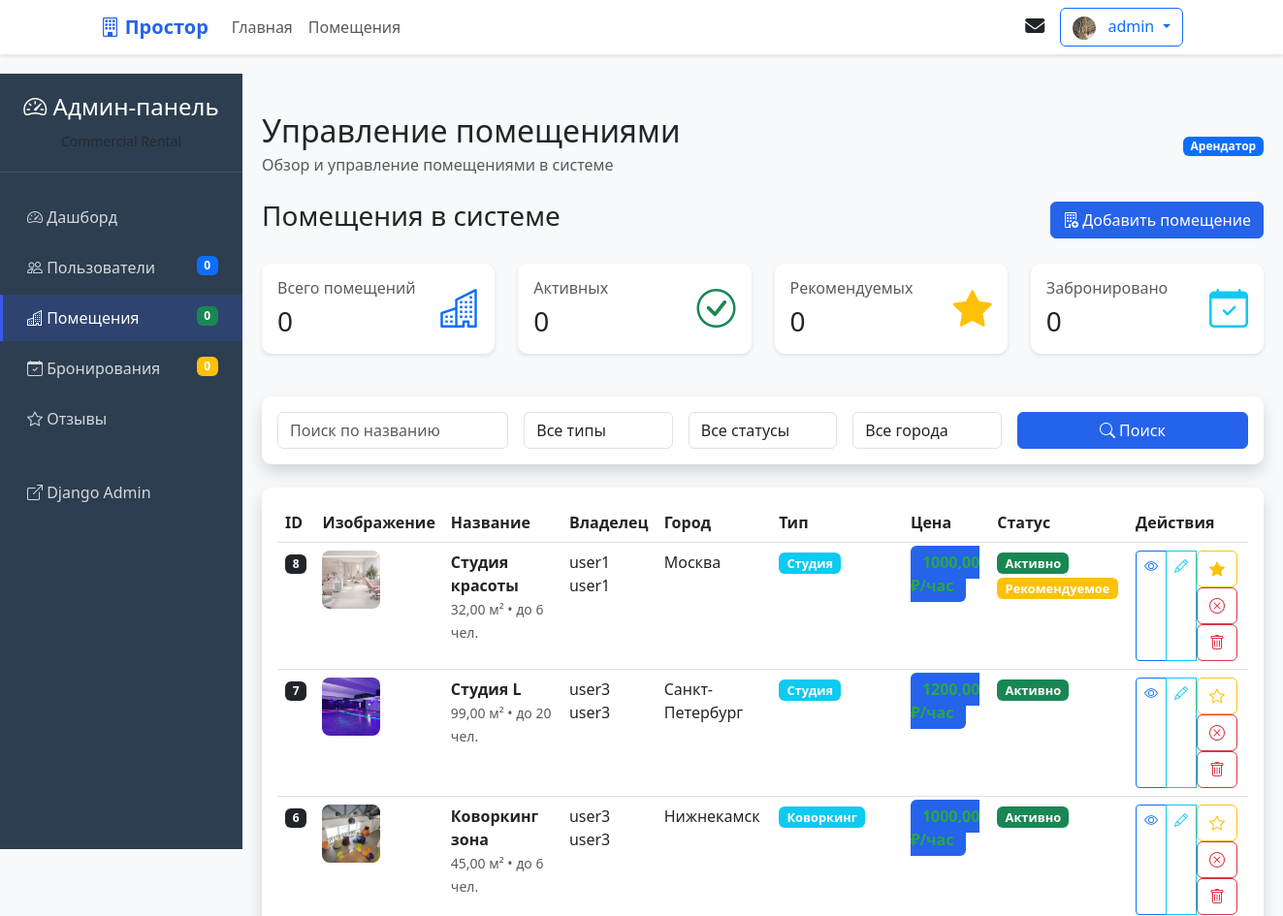
Page /admin-panel/properties/ (signed in, upper part) on the earlier database version.
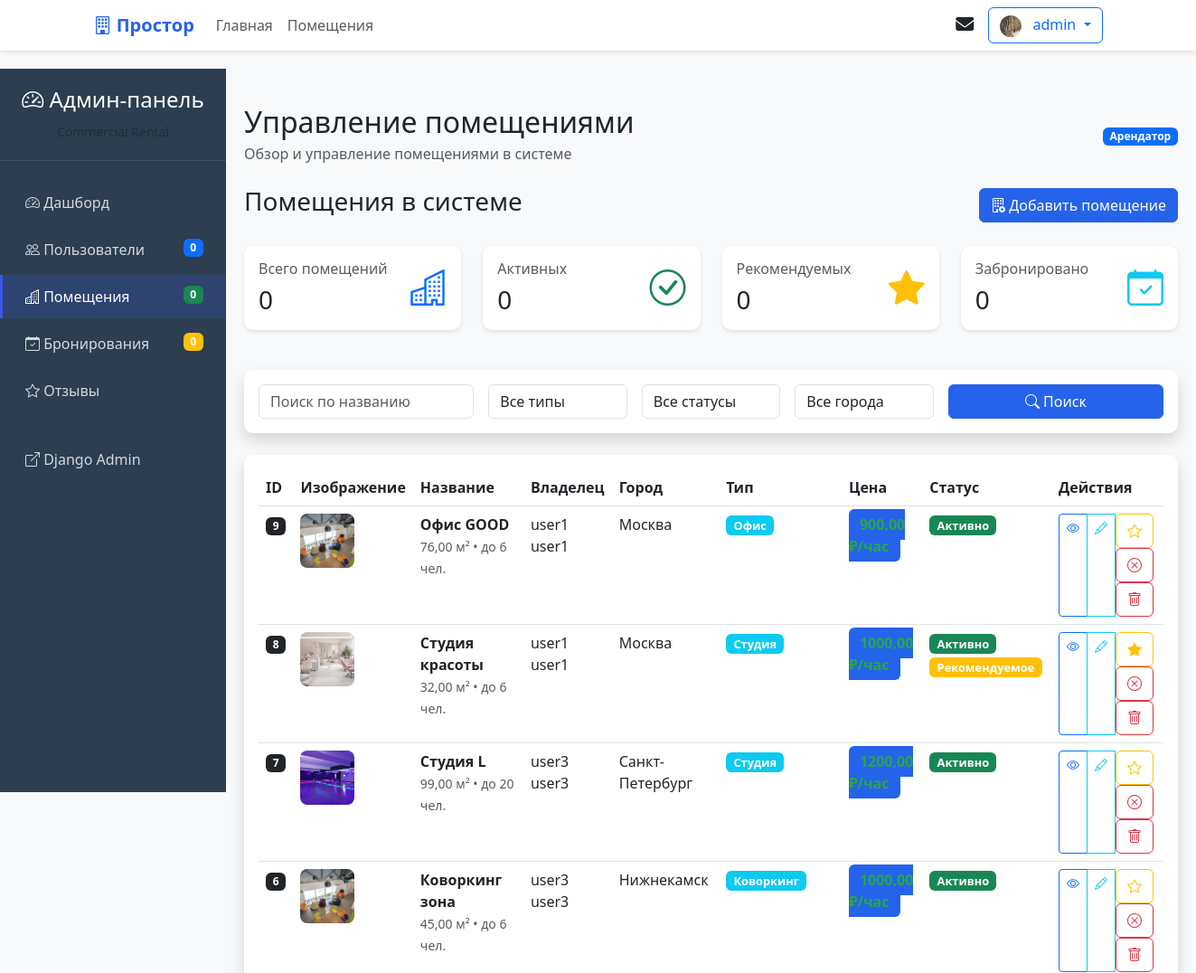
Same page on the later database version.
### core/models.py (models this page shows, shortened)
class Property(models.Model):
    PROPERTY_TYPE_CHOICES = [
        ('office', 'Офис'),
        ('conference', 'Конференц-зал'),
        ('coworking', 'Коворкинг'),
        ('shop', 'Торговая площадь'),
        ('warehouse', 'Склад'),
        ('studio', 'Студия'),
        ('other', 'Другое'),
    ]
    STATUS_CHOICES = [
        ('draft', 'Черновик'),
        ('pending', 'На модерации'),
        ('active', 'Активно'),
        ('inactive', 'Неактивно'),
    ]
    landlord = models.ForeignKey(
        User,
        on_delete=models.CASCADE,
        related_name='properties',
        verbose_name='Владелец'
    )
    title = models.CharField(
        max_length=200,
        verbose_name='Название'
    )
    slug = models.SlugField(
        unique=True,
        verbose_name='Slug'
    )
    description = models.TextField(
        verbose_name='Описание'
    )
    property_type = models.CharField(
        max_length=20,
        choices=PROPERTY_TYPE_CHOICES,
        default='office',
        verbose_name='Тип помещения'
    )
    category = models.ForeignKey(
        Category,
        on_delete=models.SET_NULL,
        null=True,
        blank=True,
        related_name='properties',
        verbose_name='Категория'
    )
    city = models.CharField(
        max_length=100,
        default='Москва',
        verbose_name='Город'
    )
    address = models.CharField(
        max_length=200,
        default='Не указан',
        verbose_name='Адрес'
    )
    latitude = models.FloatField(
        null=True,
        blank=True,
        verbose_name='Широта'
    )
    longitude = models.FloatField(
        null=True,
        blank=True,
        verbose_name='Долгота'
    )
    price_per_hour = models.DecimalField(
        max_digits=10,
        decimal_places=2,
        default=1000.00,
        verbose_name='Цена за час'
    )
    price_per_day = models.DecimalField(
        max_digits=10,
        decimal_places=2,
        null=True,
        blank=True,
        verbose_name='Цена за день'
    )
    price_per_week = models.DecimalField(
        max_digits=10,
        decimal_places=2,
        null=True,
        blank=True,
        verbose_name='Цена за неделю'
    )
    price_per_month = models.DecimalField(
        max_digits=10,
        decimal_places=2,
        null=True,
        blank=True,
        verbose_name='Цена за месяц'
    )
    capacity = models.PositiveIntegerField(
        default=1,
        verbose_name='Вместимость'
    )
    area = models.DecimalField(
        max_digits=8,
        decimal_places=2,
        default=10.00,
        verbose_name='Площадь (м²)'
    )
    floor = models.IntegerField(
        null=True,
        blank=True,
        verbose_name='Этаж'
    )
    amenities = models.ManyToManyField(
        Amenity,
        blank=True,
        related_name='properties',
        verbose_name='Удобства'
    )
    is_featured = models.BooleanField(
        default=False,
        verbose_name='Рекомендуемое'
    )
    status = models.CharField(
        max_length=20,
        choices=STATUS_CHOICES,
        default='draft',
        verbose_name='Статус'
    )
    views_count = models.PositiveIntegerField(
        default=0,
        verbose_name='Количество просмотров'
    )
    created_at = models.DateTimeField(
        auto_now_add=True,
        verbose_name='Дата создания'
    )
    updated_at = models.DateTimeField(
        auto_now=True,
        verbose_name='Дата обновления'
    )
    class Meta:
        verbose_name = 'Помещение'
        verbose_name_plural = 'Помещения'
        ordering = ['-created_at']

class PropertyImage(models.Model):
    property = models.ForeignKey(
        Property,
        on_delete=models.CASCADE,
        related_name='images',
        verbose_name='Помещение'
    )
    image = models.ImageField(
        upload_to='properties/',
        verbose_name='Изображение'
    )
    is_main = models.BooleanField(
        default=False,
        verbose_name='Главное изображение'
    )
    uploaded_at = models.DateTimeField(
        auto_now_add=True,
        verbose_name='Дата загрузки'
    )
    class Meta:
        verbose_name = 'Изображение помещения'
        verbose_name_plural = 'Изображения помещений'

class User(AbstractUser):
    USER_TYPE_CHOICES = [
        ('tenant', 'Арендатор'),
        ('landlord', 'Арендодатель'),
        ('admin', 'Администратор'),
    ]
    user_type = models.CharField(
        max_length=20,
        choices=USER_TYPE_CHOICES,
        default='tenant',
        verbose_name='Тип пользователя'
    )
    avatar = models.ImageField(
        upload_to='avatars/',
        null=True,
        blank=True,
        verbose_name='Аватар'
    )
    phone = models.CharField(
        max_length=20,
        blank=True,
        null=True,
        verbose_name='Телефон'
    )
    company_name = models.CharField(
        max_length=100,
        blank=True,
        null=True,
        verbose_name='Название компании'
    )
    email_verified = models.BooleanField(
        default=False,
        verbose_name='Email подтвержден'
    )
    phone_verified = models.BooleanField(
        default=False,
        verbose_name='Телефон подтвержден'
    )
    class Meta:
        verbose_name = 'Пользователь'
        verbose_name_plural = 'Пользователи'

### core/views.py (the view)
# urls.py: path('admin-panel/properties/', views.admin_property_management, name='admin_property_management'),
@login_required
def admin_property_management(request):
    if not request.user.is_staff:
        messages.error(request, 'У вас нет прав для доступа к этой странице.')
        return redirect('dashboard')
    properties = Property.objects.select_related('landlord', 'category').all().order_by('-created_at')
    status_filter = request.GET.get('status')
    city_filter = request.GET.get('city')
    type_filter = request.GET.get('type')
    if status_filter:
        properties = properties.filter(status=status_filter)
    if city_filter:
        properties = properties.filter(city__icontains=city_filter)
    if type_filter:
        properties = properties.filter(property_type=type_filter)
    paginator = Paginator(properties, 20)
    page = request.GET.get('page')
    properties_page = paginator.get_page(page)
    return render(request, 'admin/property_management.html', {
        'properties': properties_page,
        'title': 'Управление помещениями'
    })

### templates/admin/property_management.html (shortened to what the changed rows need)
{% extends 'base.html' %}
{% block content %}
<div class="admin-dashboard">
    {% if user.is_authenticated and user.is_staff %}
    <div class="admin-wrapper">
        <div class="admin-content">
            <div class="d-flex justify-content-between align-items-center mb-4">
                <div>
                    <h2 class="mb-1">Управление помещениями</h2>
                </div>
            </div>
            <div class="row">
                <div class="col-12">
                    <div class="card shadow admin-card">
                        <div class="card-body">
                            <div class="table-responsive">
                                <table class="table table-hover">
                                    <thead>
                                        <tr>
                                            <th>ID</th>
                                            <th>Изображение</th>
                                            <th>Название</th>
                                            <th>Владелец</th>
                                            <th>Город</th>
                                            <th>Тип</th>
                                            <th>Цена</th>
                                            <th>Статус</th>
                                            <th>Действия</th>
                                        </tr>
                                    </thead>
                                    <tbody>
                                        {% for property in properties %}
                                        <tr>
                                            <td>
                                                <span class="badge bg-dark">{{ property.id }}</span>
                                            </td>
                                            <td>
                                                {% if property.images.first %}
                                                <img src="{{ property.images.first.image.url }}" class="property-image">
                                                {% else %}
                                                <div class="property-image bg-light d-flex align-items-center justify-content-center">
                                                    <i class="bi bi-building text-secondary"></i>
                                                </div>
                                                {% endif %}
                                            </td>
                                            <td>
                                                <strong>{{ property.title }}</strong><br>
                                                <small class="text-muted">{{ property.area }} м² • до {{ property.capacity }} чел.</small>
                                            </td>
                                            <td>{{ property.landlord.get_full_name|default:property.landlord.username }}</td>
                                            <td>{{ property.city }}</td>
                                            <td>
                                                <span class="badge bg-info status-badge">
                                                    {{ property.get_property_type_display }}
                                                </span>
                                            </td>
                                            <td>
                                                <span class="price-tag">{{ property.price_per_hour|default:"0" }} ₽/час</span>
                                            </td>
                                            <td>
                                                {% if property.status == 'active' %}
                                                <span class="badge bg-success status-badge">Активно</span>
                                                {% else %}
                                                <span class="badge bg-secondary status-badge">Неактивно</span>
                                                {% endif %}
                                                {% if property.is_featured %}
                                                <span class="badge bg-warning status-badge mt-1">Рекомендуемое</span>
                                                {% endif %}
                                            </td>
                                            <td>
                                                <div class="btn-group btn-group-sm" role="group">
                                                    <a href="{% url 'property_detail' property.slug %}" class="btn btn-outline-primary" title="Просмотр" data-bs-toggle="tooltip">
                                                        <i class="bi bi-eye"></i>
                                                    </a>
                                                    <a href="{% url 'admin_edit_property' property.id %}" class="btn btn-outline-info" title="Редактировать" data-bs-toggle="tooltip">
                                                        <i class="bi bi-pencil"></i>
                                                    </a>
                                                    <form method="post" class="d-inline">
                                                        {% if property.is_featured %}
                                                        <button type="submit" name="action" value="toggle_featured" class="btn btn-outline-warning" title="Убрать из рекомендуемых" data-bs-toggle="tooltip">
                                                            <i class="bi bi-star-fill"></i>
                                                        </button>
                                                        {% else %}
                                                        <button type="submit" name="action" value="toggle_featured" class="btn btn-outline-warning" title="Добавить в рекомендуемые" data-bs-toggle="tooltip">
                                                            <i class="bi bi-star"></i>
                                                        </button>
                                                        {% endif %}
                                                        {% if property.status == 'active' %}
                                                        <button type="submit" name="action" value="toggle_status" class="btn btn-outline-danger" title="Деактивировать" data-bs-toggle="tooltip">
                                                            <i class="bi bi-x-circle"></i>
                                                        </button>
                                                        {% else %}
                                                        <button type="submit" name="action" value="toggle_status" class="btn btn-outline-success" title="Активировать" data-bs-toggle="tooltip">
                                                            <i class="bi bi-check-circle"></i>
                                                        </button>
                                                        {% endif %}
                                                        <button type="submit" name="action" value="delete"
                                                                class="btn btn-outline-danger"
                                                                onclick="return confirm('Удалить помещение \"{{ property.title }}\"?')"
                                                                title="Удалить" data-bs-toggle="tooltip">
                                                            <i class="bi bi-trash"></i>
                                                        </button>
                                                    </form>
                                                </div>
                                            </td>
                                        </tr>
                                        {% endfor %}
                                    </tbody>
                                </table>
                            </div>
                        </div>
                    </div>
                </div>
            </div>
        </div>
    </div>
    {% endif %}
</div>
{% endblock %}

Differences in the rows shown:
added Property: id "9", images.first.image (picture), title "Офис GOOD", area "76,00", capacity "6", landlord.get_full_name "user1 user1", city "Москва", property_type "Офис", price_per_hour "900,00", status "Активно", is_featured False (drawn)
